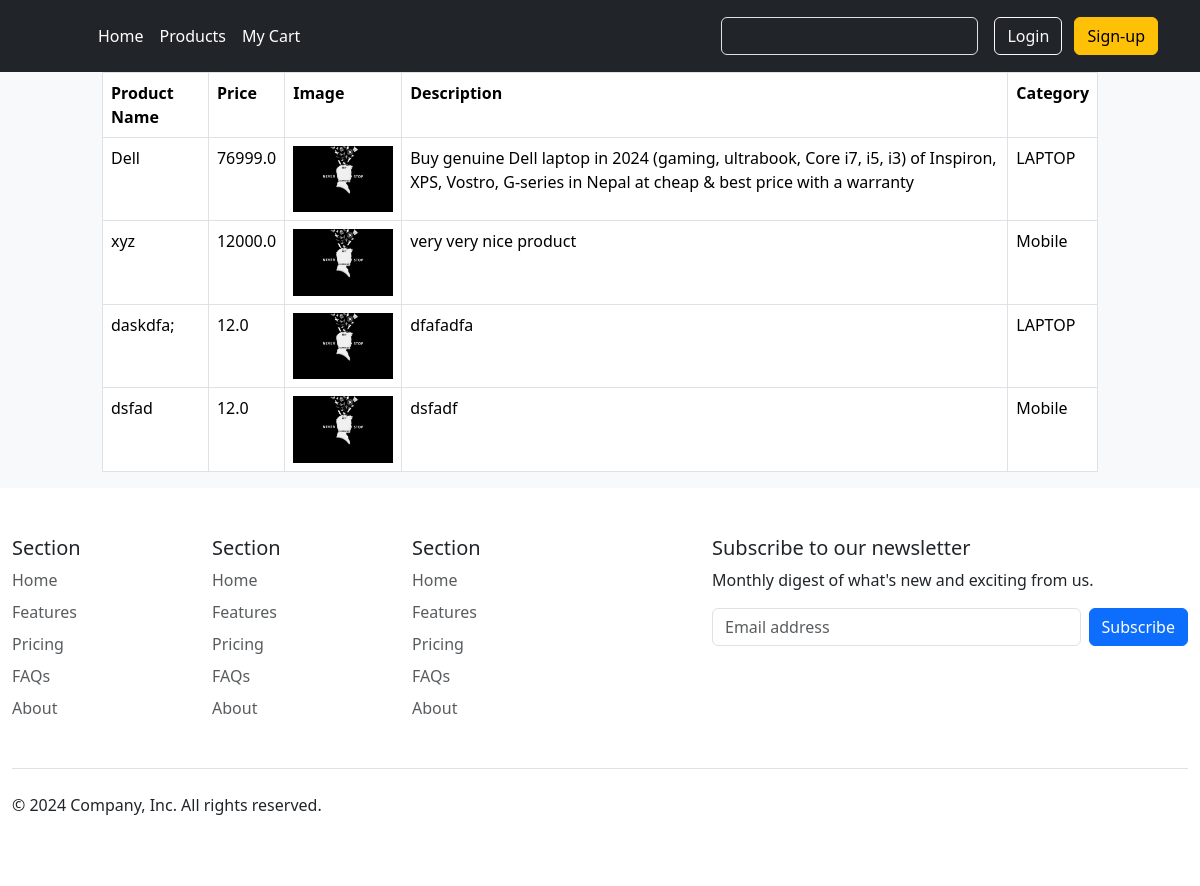
Page /productlist/ on the committed database.
### products/models.py (models this page shows, shortened)
class Product(models.Model):
    product_name=models.CharField(max_length=100)
    product_price=models.FloatField()
    stock=models.IntegerField()
    product_image=models.FileField(upload_to='static/uploads',null=True)
    product_description=models.TextField()
    created_at=models.DateTimeField(auto_now_add=True)
    category=models.ForeignKey(Category,on_delete=models.CASCADE,null=True)

class Category(models.Model):
    category_name=models.CharField(max_length=100 ,unique=True)
    created_at=models.DateTimeField(auto_now_add=True)

### userspage/views.py (the view)
# urls.py: path('productlist/',product_list),
def product_list(request):
    products=Product.objects.all()
    context= {
        'products':products
    }
    return render(request,'userpage/products.html',context)

### userspage/templates/userpage/products.html (shortened to what this page needs)
{% extends 'layouts.html' %}
{% block main_content %}
{% include 'userpage/header.html' %}
    <div class="CONTAINER text-bg-light">
        <div class="row d-flex justify-content-center">
            <div class="col-md-10">
                <table class="table table-bordered tabled-striped">
                    <tr>
                        <th>Product Name</th>
                        <th>Price</th>
                        <th>Image</th>
                        <th>Description</th>
                        <th>Category</th>
                    </tr>
                    {% for item in products %}
                    <tr>
                        <td>{{item.product_name}}</td>
                        <td>{{item.product_price}}</td>
                        <td><img src="/{{item.product_image}}" alt="{{item.product_name}}" width="100" </td>
                        <td>{{item.product_description}}</td>
                        <td>{{item.category.category_name}}</td>
                    </tr>
                    {% endfor%}
                </table>
            </div>
        </div>
    </div>
    {% include 'userpage/footer.html' %}
    {% endblock %}

### rows in the picture
Product: product_name "Dell", product_price "76999.0", product_image (picture), product_description "Buy genuine Dell laptop in 2024 (gaming, ultrabook, Core i7, i5, i3) of Inspiron, XPS, Vostro, G-series in Nepal at cheap & best price with a warranty", category.category_name "LAPTOP"
Product: product_name "xyz", product_price "12000.0", product_image (picture), product_description "very very nice product", category.category_name "Mobile"
Product: product_name "daskdfa;", product_price "12.0", product_image (picture), product_description "dfafadfa", category.category_name "LAPTOP"
Product: product_name "dsfad", product_price "12.0", product_image (picture), product_description "dsfadf", category.category_name "Mobile"
